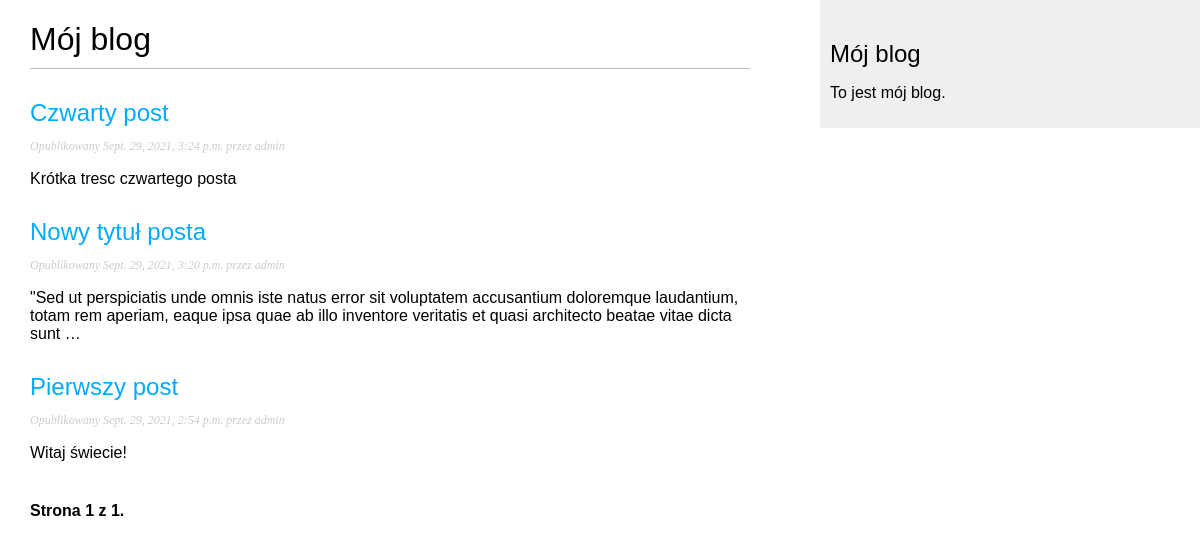
The page /blog/ on the database as committed earlier.
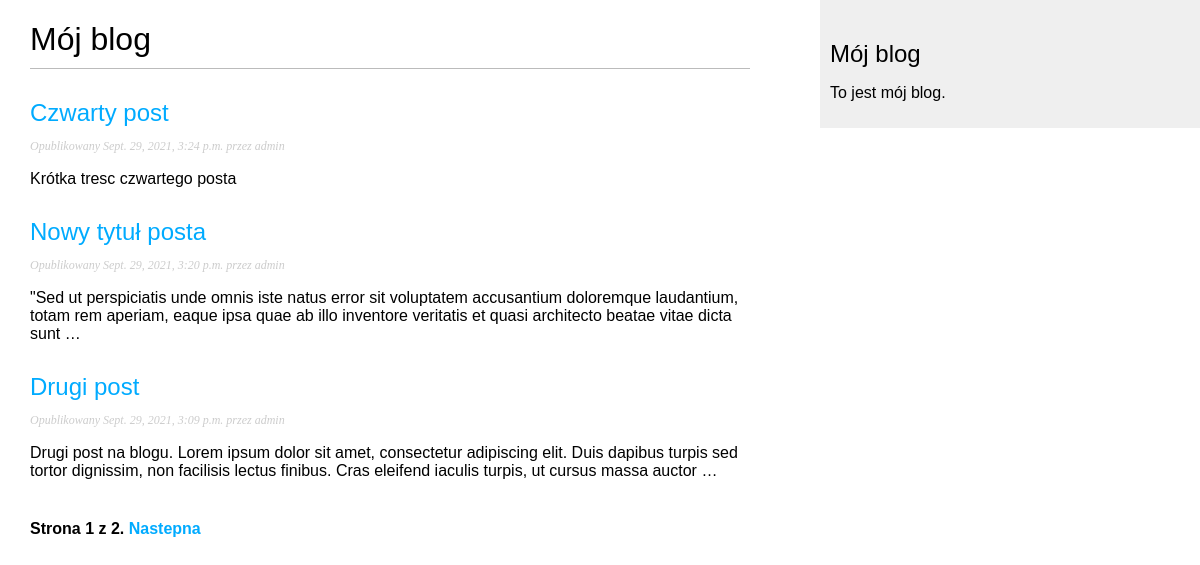
The same page on the database as committed later.
### blog/models.py (models this page shows, shortened)
class Post(models.Model):
    STATUS_CHOICES = (
        ('draft', 'Draft'),
        ('published', 'Published'),
    )
    title = models.CharField(max_length=250)  # Post title
    slug = models.SlugField(max_length=250, unique_for_date='publish')  # To use in URL. Short label for SEO
    author = models.ForeignKey(User,
                               on_delete=models.CASCADE,
                               related_name='blog_posts')  # Based on User from Django, connects User with posts
    body = models.TextField()
    publish = models.DateTimeField(default=timezone.now)
    created = models.DateTimeField(auto_now_add=True)
    status = models.CharField(max_length=10,
                              choices=STATUS_CHOICES,
                              default='draft')
    def get_absolute_url(self):
        return reverse('blog:post_detail',
                       args=[self.publish.year,
                             self.publish.strftime('%m'),
                             self.publish.strftime('%d'),
                             self.slug])
    class Meta:
        ordering = ('-publish',)
    objects = models.Manager()
    published = PublishedManager()

### blog/views.py (the view)
# urls.py: path('', views.PostListView.as_view(), name='post_list'),
class PostListView(ListView):
    queryset = Post.published.all()
    context_object_name = 'posts'
    paginate_by = 3
    template_name = 'blog/post/list.html'

### blog/templates/blog/post/list.html (shortened to what this page needs)
{% extends "blog/base.html" %}
{% block content %}
<h1>Mój blog</h1>
{% for post in posts %}
<h2>
    <a href="{{ post.get_absolute_url }}">
        {{ post.title }}
    </a>
</h2>
<p class="date">
    Opublikowany {{ post.publish }} przez {{ post.author }}
</p>
{{ post.body|truncatewords:30|linebreaks }}
{% endfor %}
    {% include "pagination.html" with page=page_obj %}
{% endblock %}

Rows that differ between the two databases and show on the page:
no longer on this page (row unchanged): Post: title "Pierwszy post", publish "Sept. 29, 2021, 2:54 p.m.", author "admin", body "Witaj świecie!"
now on this page (row edited): Post: title "Drugi post", publish "Sept. 29, 2021, 3:09 p.m.", author "admin", body "Drugi post na blogu. Lorem ipsum dolor sit amet, consectetur adipiscing elit. Duis dapibus turpis sed tortor dignissim, non facilisis lectus finibus. Cras eleifend iaculis turpis, ut cursus massa auctor …"
Other text that changed with them:
{{ page.paginator.num_pages }}: "1" → "2"
text now shown: "Nastepna"
